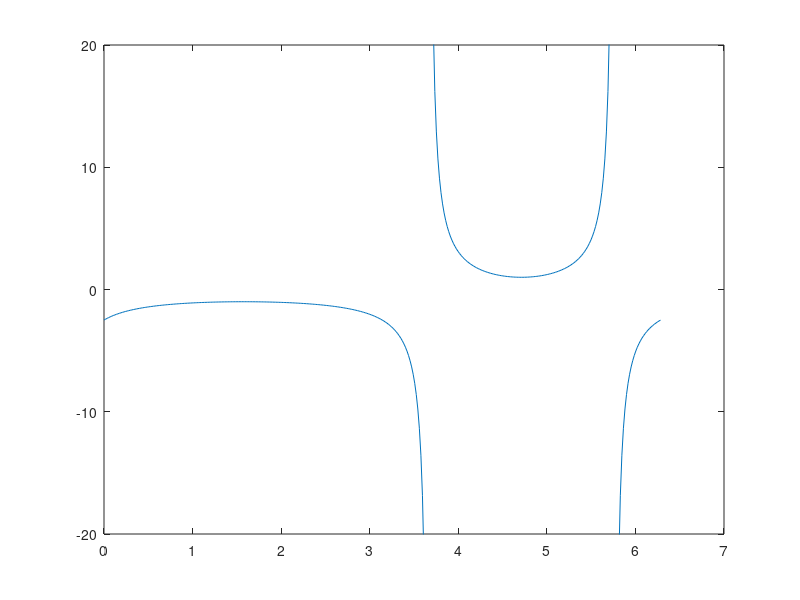

Write the MATLAB code that produced this figure.
%{
Considerando il glifo oscillante di figura, calcolare il rapporto di trasmissione tra la rotazione della
manovella 1 e del bilanciere 3 (tramite analisi di posizione e di velocità del meccanismo). Si scelgano
arbitrariamente le dimensioni del meccanismo, verificando che la manovella possa compiere un giro
completo
%}

% Affinchè si chiuda semplicemente L1 < l
L1 = 0.5 %m
l = 1 %m

% Dalle tre eq. di chiusura, definendo Y come il vettore delle incognite di
% posizione, Y = [sin(th3) cos(th3) s23] [3x361], scriviamo le eq di chiusura

theta1 = deg2rad(0:1:360); % -> vettore di 361 elementi [0, ..., 360]
[m,n]=size(theta1); % m = 1, n = 361mi mo

Y = [ (l+L1*sin(theta1))./sqrt(l^2 + L1^2 + 2*L1*l*sin(theta1));
      (L1*cos(theta1))./sqrt(l^2 + L1^2 + 2*L1*l*sin(theta1));
      sqrt(l^2 + L1^2 + 2*L1*l*sin(theta1)) ];

% Analisi di velocità
rpm=10;
for i=1:n
    theta1_dot(i) = (2*pi*rpm)/60
end

s23_dot = L1*l*(theta1_dot.*cos(theta1))./Y(3)

% Ricaviamo theta3 dai rispettivi seni e coseni
theta3 = atan2(Y(1, :), Y(2, :));
disp(size(theta3))
theta3_dot = L1 * theta1_dot .* (Y(3, :) .* sin(theta1) + l * cos(theta1) .* cos(theta3)) ./ (Y(3, :) .* Y(1, :));

% Rapporto di trasmissione
tau = theta3_dot ./ theta1_dot

% La componente utile della forza F è quella perpendicolare alla
% congiungente A-03. Di conseguenza è F * sin(theta3). Per PLV,
%  F * sin(theta3) * va + Mm * th1_dot = 0, dove va = theta3_dot * 03-A

% velocità del punto A
AO3 = 2 %m <- distanza in metri tra o3 e A
va = theta3_dot * AO3
Mm = 1 %N*m
F = - (Mm * theta1_dot) ./ (sin(theta3) .* theta3_dot * AO3)

% Plots
figure
plot(theta1, F)
ylim([-20, 20])
